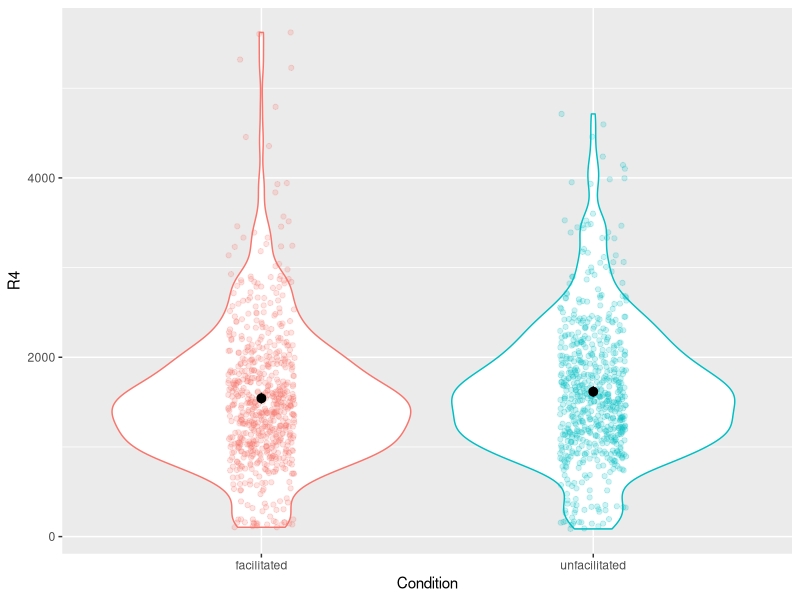

The R script that drew this image:
library(ggplot2)
library(readr)
library(dplyr)
library(lme4)
library(emmeans)
library(Hmisc)

# Region 4 ####
# Region 4 is the critical region (the question)
# Read in first pass data
data <- read_csv("FPs.csv")

# participant 36 is actually the second half of 35 so rename that
data[data$Participant == 36,]$Participant <- 35

# condition labels, 1 = prediction facilitated, 2 = prediction unfacilitated 
data$Condition <- recode(data$Condition, "1" = "facilitated", "2" = "unfacilitated")

data$Condition <- as.factor(data$Condition)

# Throw away zeroes
data <- data %>% filter(R4 != 0)

# Visualise
data %>% 
  ggplot(aes(x = Condition, y = R4, colour = Condition)) +
  geom_violin() +
  geom_jitter(alpha = .2, width = .1) +
  stat_summary(fun.data = "mean_cl_boot", colour = "black") +
  guides(colour = FALSE)

data %>% 
  group_by(Condition) %>%
  summarise(mean(R4), sd(R4))
